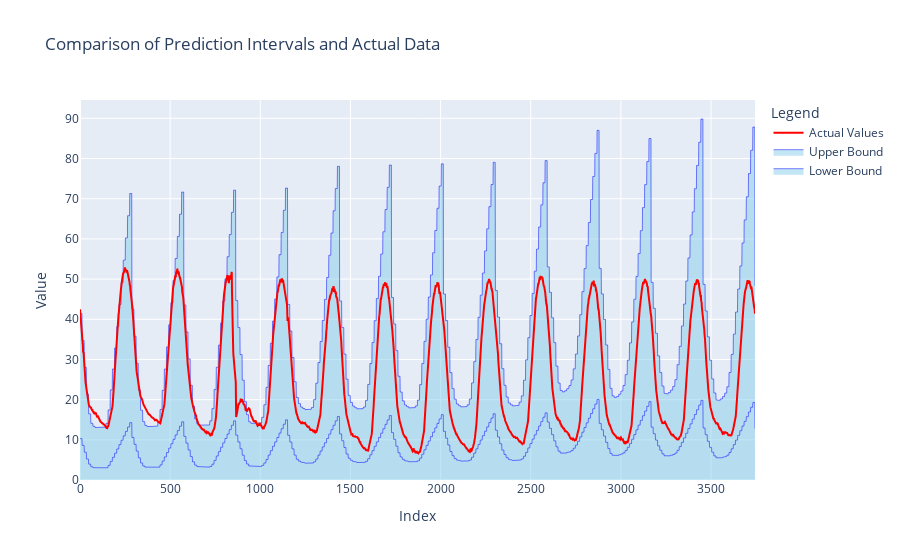

Here is the notebook cell this chart was saved with:
### Code cell
##################################
# Conformal Quantile Regression
##################################
print("########################## CQR ###########################")

predictor = CQR(model)

# true labels
actual_labels = []
for _, labels in test_data_loader:
    actual_labels.append(labels)
y_actual = torch.cat(actual_labels).numpy()

# calibration and evaluation
predictor.calibrate(cal_data_loader, alpha)
metric_cqr = predictor.evaluate(test_data_loader)
print(metric_cqr)

# prediction set
all_predictions = []
for x_batch, _ in test_data_loader:
    prediction_set = predictor.predict(x_batch)
    all_predictions.append(prediction_set)
all_predictions = torch.cat(all_predictions, dim=0)
# print(all_predictions.shape)

# conformal prediction intervals
prediction_intervals = all_predictions.squeeze(1).detach().cpu().numpy()
lower_bounds = prediction_intervals[:, 0]
upper_bounds = prediction_intervals[:, 1]
indices = np.arange(len(lower_bounds))

# plot
fig = go.Figure([
    go.Scatter(
        name='Lower Bound',
        x=indices,
        y=lower_bounds,
        mode='lines',
        line=dict(width=0.5, color='blue'),
        fillcolor='rgba(135, 206, 235, 0.5)',
        fill='tonexty'
    ),
    go.Scatter(
        name='Upper Bound',
        x=indices,
        y=upper_bounds,
        mode='lines',
        line=dict(width=0.5, color='blue'),
        fillcolor='rgba(135, 206, 235, 0.5)',
        fill='tonexty'
    ),
    go.Scatter(
        name='Actual Values',
        x=indices,
        y=y_actual,
        mode='lines',
        line=dict(color='red')
    )
])

fig.update_layout(
    title='Comparison of Prediction Intervals and Actual Data',
    xaxis_title='Index',
    yaxis_title='Value',
    legend_title='Legend',
    hovermode='x'
)
fig.show()

### Figure 1 — Plotly figure (JSON) as saved in the notebook; plotly's stock layout.template omitted (floating-point values rounded to 4 significant figures; data arrays with more than 128 entries replaced by an {"elided": "..."} marker saying what was removed)
{"data": [{"fill": "tonexty", "fillcolor": "rgba(135, 206, 235, 0.5)", "line": {"color": "blue", "width": 0.5}, "mode": "lines", "name": "Lower Bound", "type": "scatter", "x": {"elided": "3745 int values"}, "y": {"elided": "3745 float values"}}, {"fill": "tonexty", "fillcolor": "rgba(135, 206, 235, 0.5)", "line": {"color": "blue", "width": 0.5}, "mode": "lines", "name": "Upper Bound", "type": "scatter", "x": {"elided": "3745 int values"}, "y": {"elided": "3745 float values"}}, {"line": {"color": "red"}, "mode": "lines", "name": "Actual Values", "type": "scatter", "x": {"elided": "3745 int values"}, "y": {"elided": "3745 float values"}}], "layout": {"hovermode": "x", "legend": {"title": {"text": "Legend"}}, "title": {"text": "Comparison of Prediction Intervals and Actual Data"}, "xaxis": {"title": {"text": "Index"}}, "yaxis": {"title": {"text": "Value"}}}}
